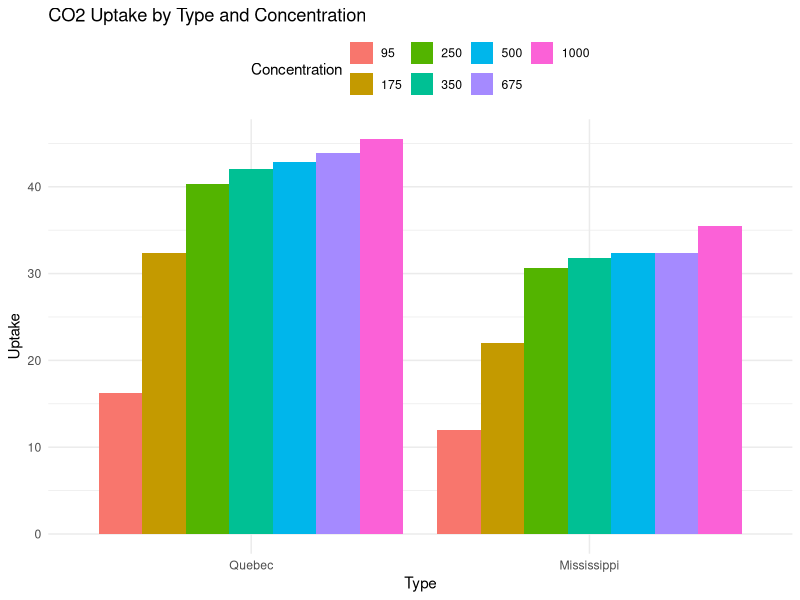
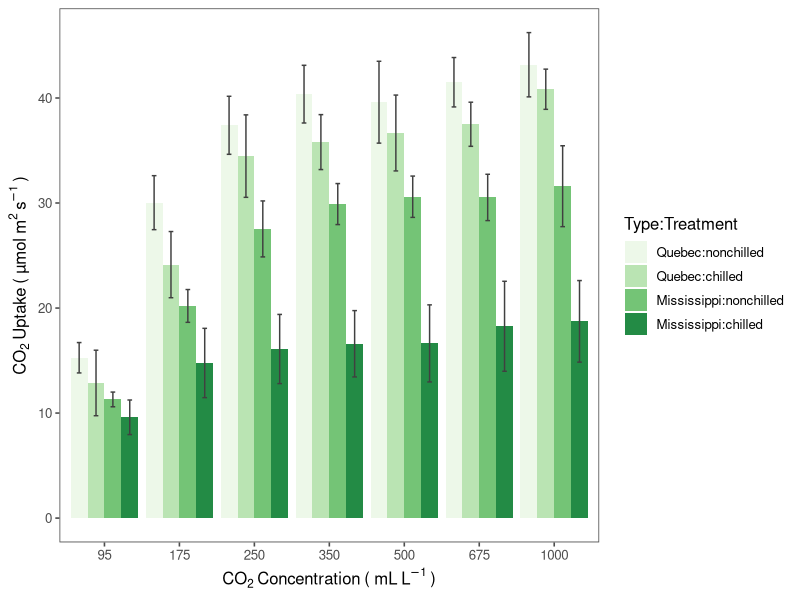
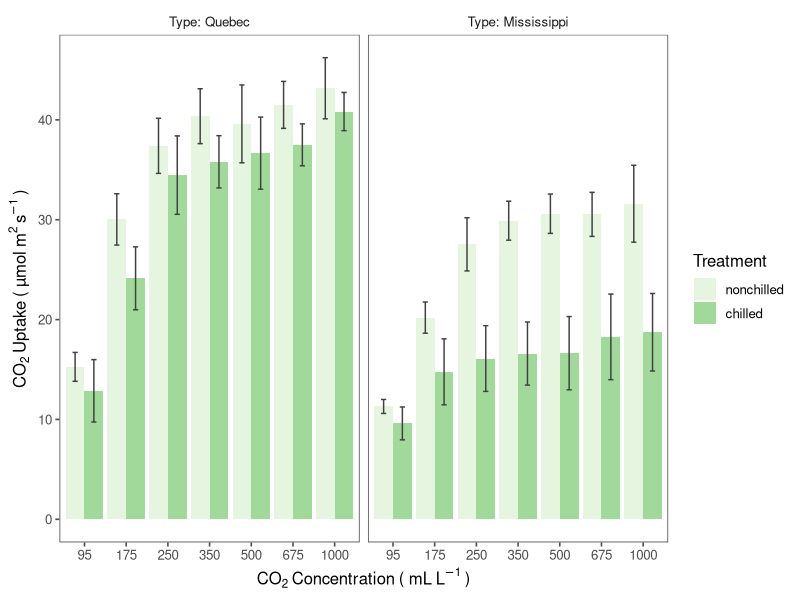
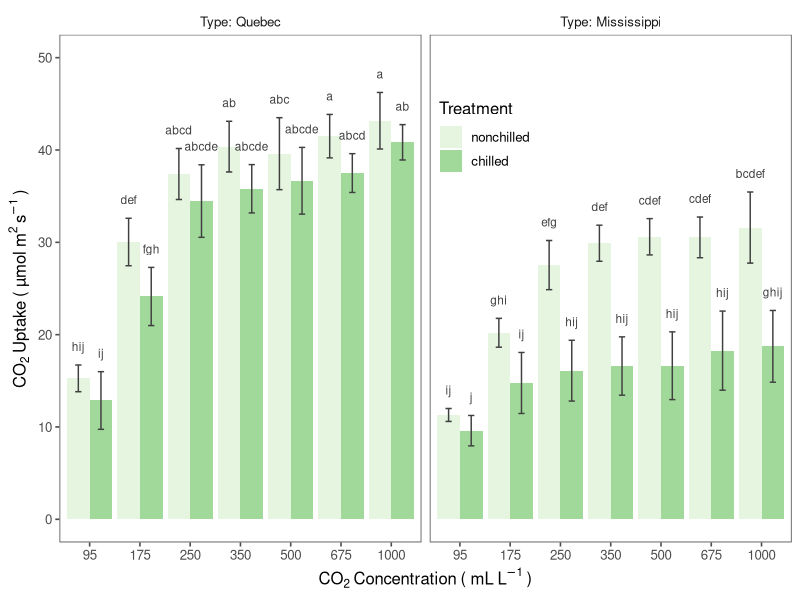
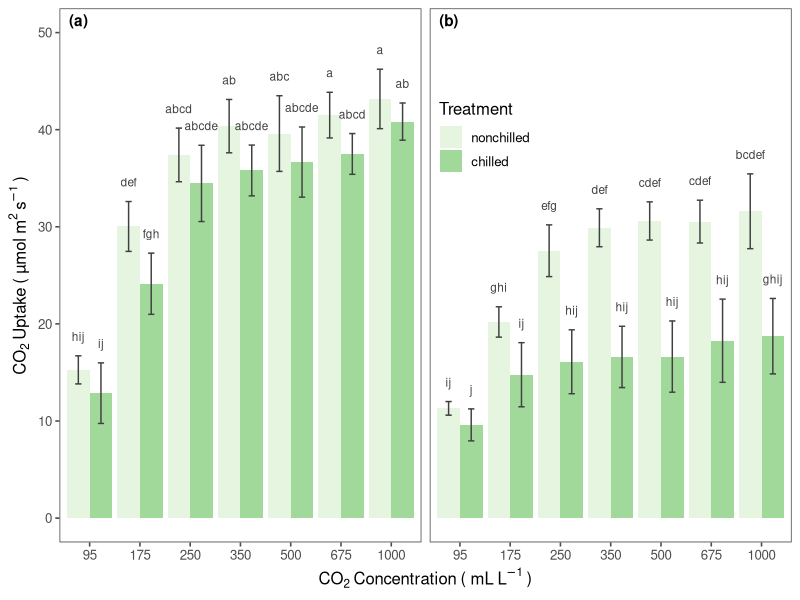
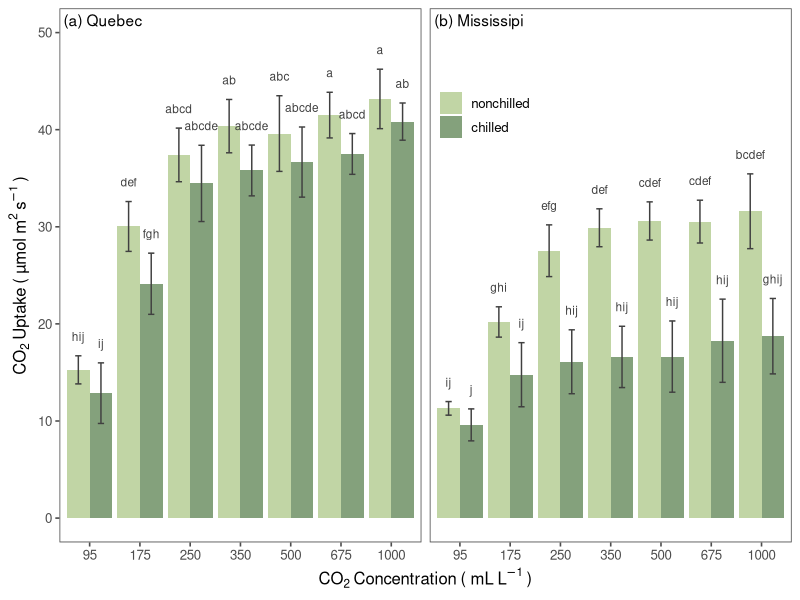
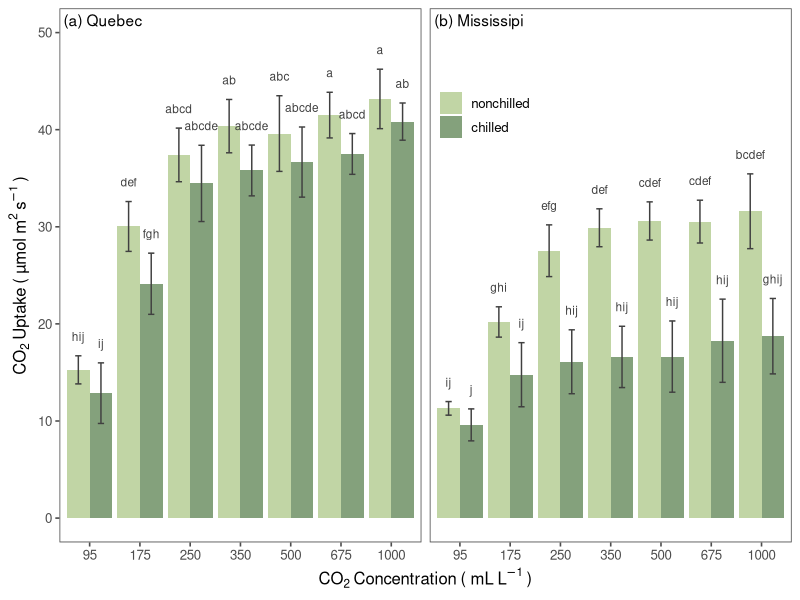

Source code (R) for these figures, in order:
#Bar Plots for presenting three-factors
library(ggplot2)
library(ggthemes)
library(dplyr)
library(multcompView)
library(egg)

str(CO2)
head(CO2)
#Analysis and organisation of the data
CO2$Plant<-as.factor(CO2$Plant)
CO2$Type<-as.factor(CO2$Type)
CO2$Treatment<-as.factor(CO2$Treatment)
CO2$conc<-as.factor(CO2$conc)
CO2$uptake<-as.numeric(CO2$uptake)
# plot___________________________# Chawleen khudki
p <- ggplot(CO2, aes(x=Type, y=uptake, fill=conc)) +
  geom_bar(stat="identity", position=position_dodge()) +
  theme_minimal() +
  theme(legend.position="top") +
  labs(title="CO2 Uptake by Type and Concentration",
       x="Type", y="Uptake",
       fill="Concentration")
p
#_________________________________________________#
# Analysis and organisation of the data
anova <- aov(uptake ~ factor(conc)*Type*Treatment, data = CO2)
summary(anova)
# Tukey's test and compact letter display
Tukey <- TukeyHSD(anova)
cld <- multcompLetters4(anova, Tukey)

# Table with the mean, the standard deviation and the letters indications significant differences for each treatment
dt <- group_by(CO2, conc, Type, Treatment) %>%
  summarise(uptake_mean=mean(uptake), sd=sd(uptake)) %>%
  arrange(desc(uptake_mean))
cld <- as.data.frame.list(cld$`factor(conc):Type:Treatment`)
dt$Tukey <- cld$Letters

print(dt)
#Basic Barplot___________________________________#
ggplot(dt, aes(x = factor(conc), y = uptake_mean, fill = Type:Treatment)) +
  geom_bar(stat = "identity", position = "dodge") +
  geom_errorbar(aes(ymax = uptake_mean + sd, ymin = uptake_mean - sd),
                position = position_dodge(0.9), width = 0.25, color = "Gray25") +
  xlab(expression(CO[2]~Concentration~'('~mL~L^-1~')')) +
  ylab(expression(CO[2]~Uptake~'('~µmol~m^2~s^-1~')')) +
  scale_fill_brewer(palette = "Greens") +
  theme_few()
# Spliting the visualisation into two plots_______________#
ggplot(dt, aes(x = factor(conc), y = uptake_mean, fill = Treatment)) +
  geom_bar(stat = "identity", position = "dodge") +
  geom_errorbar(aes(ymax = uptake_mean + sd, ymin = uptake_mean - sd),
                position = position_dodge(0.9), width = 0.25, color = "Gray25") +
  xlab(expression(CO[2]~Concentration~'('~mL~L^-1~')')) +
  ylab(expression(CO[2]~Uptake~'('~µmol~m^2~s^-1~')')) +
  scale_fill_brewer(palette = "Greens") +
  theme_few() +
  facet_grid(.~Type, labeller = label_both)
# barplot
ggplot(dt, aes(x = factor(conc), y = uptake_mean, fill = Treatment)) +
  geom_bar(stat = "identity", position = "dodge") +
  geom_errorbar(aes(ymax = uptake_mean + sd, ymin = uptake_mean - sd),
                position = position_dodge(0.9), width = 0.25, color = "Gray25") +
  xlab(expression(CO[2]~Concentration~'('~mL~L^-1~')')) +
  ylab(expression(CO[2]~Uptake~'('~µmol~m^2~s^-1~')')) +
  theme_few() +
  theme(legend.position = c(0.58, 0.8)) +
  scale_fill_brewer(palette = "Greens") +
  facet_grid(.~Type, labeller = label_both) +
  geom_text(aes(label=Tukey, y = uptake_mean + sd + 2), size = 3, color = "Gray25",
            show.legend = FALSE,
            position = position_dodge(0.9)) +
  ylim(0,50)
# Relocating letters
p <- ggplot(dt, aes(x = factor(conc), y = uptake_mean, fill = Treatment)) +
  geom_bar(stat = "identity", position = "dodge") +
  geom_errorbar(aes(ymax = uptake_mean + sd, ymin = uptake_mean - sd),
                position = position_dodge(0.9), width = 0.25, color = "Gray25") +
  xlab(expression(CO[2]~Concentration~'('~mL~L^-1~')')) +
  ylab(expression(CO[2]~Uptake~'('~µmol~m^2~s^-1~')')) +
  theme_few() +
  theme(legend.position = c(0.58, 0.76)) +
  scale_fill_brewer(palette = "Greens") +
  facet_grid(.~Type, labeller = label_both) +
  geom_text(aes(label=Tukey, y = uptake_mean + sd + 2), size = 3, color = "Gray25",
            show.legend = FALSE,
            position = position_dodge(0.9)) +
  ylim(0,50)

tag_facet(p)
# relocating the again formatting the letters
p <- ggplot(dt, aes(x = factor(conc), y = uptake_mean, fill = Treatment)) +
  geom_bar(stat = "identity", position = "dodge") +
  geom_errorbar(aes(ymax = uptake_mean + sd, ymin = uptake_mean - sd),
                position = position_dodge(0.9), width = 0.25, color = "Gray25") +
  xlab(expression(CO[2]~Concentration~'('~mL~L^-1~')')) +
  ylab(expression(CO[2]~Uptake~'('~µmol~m^2~s^-1~')')) +
  theme_few() +
  theme(legend.position = c(0.58, 0.80)) +
  theme(legend.title = element_blank()) +
  scale_fill_manual(values = c("#C1D5A5", "#84A17C")) +
  facet_grid(.~Type, labeller = label_both) +
  geom_text(aes(label=Tukey, y = uptake_mean + sd + 2), size = 3, color = "Gray25",
            show.legend = FALSE,
            position = position_dodge(0.9)) +
  ylim(0,50)

tag_facet(p, fontface = 1, tag_pool = c("(a) Quebec",
                                        "(b) Mississipi"),
          open = NULL, close = NULL, hjust = -0.05)
ggsave("CO2_barplot.png", width = 9, height = 3.5, dpi = 1000)
